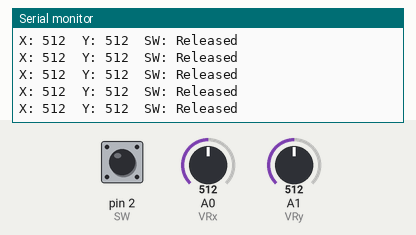
Bench run of a sketch on a simulated Arduino Uno, built with avr-gcc and run on an emulated ATmega328P. Shown: the last lines printed to the serial monitor. The test bench sets the inputs (shaded band); at power-on: pin 2 (SW) HIGH, A0 (VRx) = 512, A1 (VRy) = 512.

Above: at 1.2 s.
1.3 s: pin 2 (SW) pulled LOW for 0.25 s
At 1.56 s:
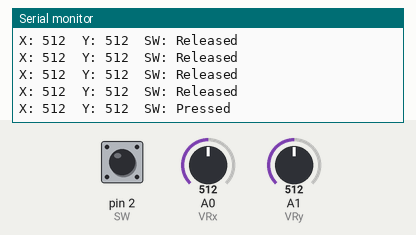
3.0 s: A0 (VRx) set to 716
At 3.17 s:
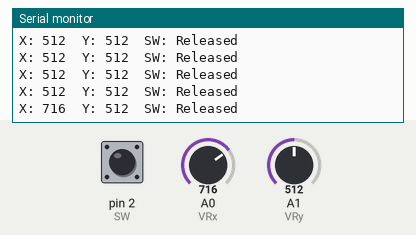
4.5 s: A1 (VRy) set to 716
At 4.57 s:
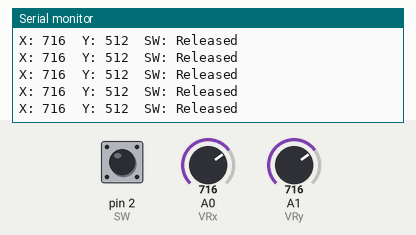
6.0 s: pin 2 (SW) pulled LOW for 1 s
At 6.18 s:
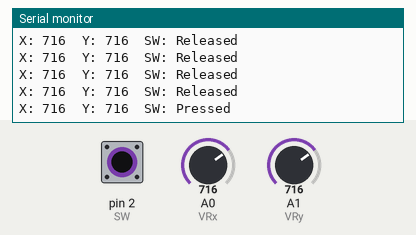
8.5 s: A0 (VRx) set to 900
At 8.59 s:
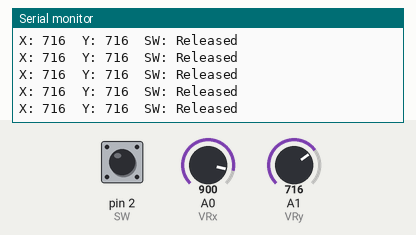
10.0 s: A1 (VRy) set to 900
At 10.19 s:
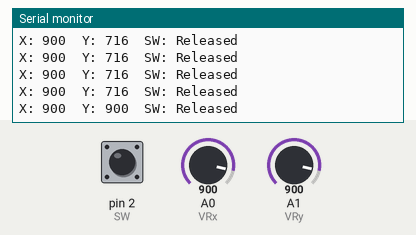
Timing chart, 0 to 12.5 s (numbered marks = the images above; inputs shaded):
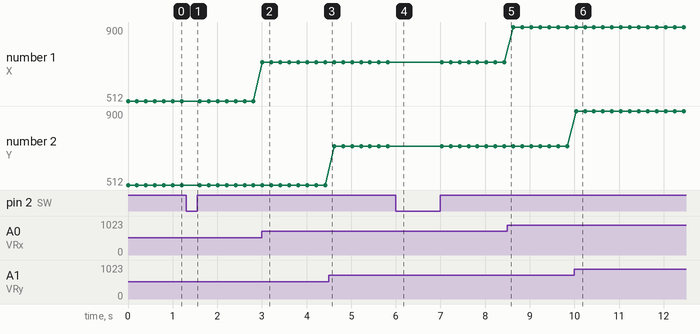

The sketch:

Joystick_with_arduino.ino
```cpp
#define VRx A0  // Joystick X-axis
#define VRy A1  // Joystick Y-axis
#define SW 2    // Joystick button switch

void setup() {
  Serial.begin(9600);

  pinMode(VRx, INPUT);
  pinMode(VRy, INPUT);
  pinMode(SW, INPUT_PULLUP); // Joystick button is LOW when pressed
}

void loop() {
  int xVal = analogRead(VRx);
  int yVal = analogRead(VRy);
  int swVal = digitalRead(SW);

  Serial.print("X: ");
  Serial.print(xVal);
  Serial.print("  Y: ");
  Serial.print(yVal);
  Serial.print("  SW: ");
  Serial.println(swVal == LOW ? "Pressed" : "Released");

  delay(200); // Refresh every 200ms
}
```

Measured:
- after the input at 1.3 s, the serial monitor: prints a new line after 0.11 s (image 1)
- after the input at 3.0 s, the serial monitor: prints a new line at once (image 2)
- after the input at 6.0 s, the serial monitor: prints a new line at once (image 4)
- after the input at 10.0 s, the serial monitor: prints a new line at once (image 6)
- plotted number 1: 512 → 716 after the input at 3.0 s, 716 → 900 after the input at 8.5 s
